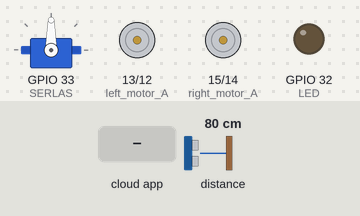
A sketch run on a simulated ESP32. Parts: servo, motor-driver pin pairs drawn as motors (green arrow = first pin HIGH = forward, orange = second pin HIGH = backward, longer = more drive, scaled by the enable pin), output pins drawn as LEDs (lit = HIGH). Inputs (shaded band) come from the test bench; at power-on: distance to the obstacle 80 cm. Random numbers use the default seed unless the sketch sets one; the RemoteXY app is connected.

Above: at 1.2 s.
1.3 s: the phone or cloud app sets select_1 to 1
At 2.02 s:
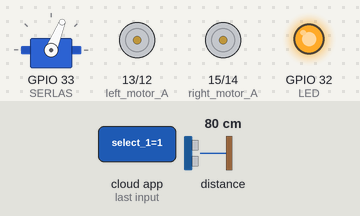
At 4.0 s:
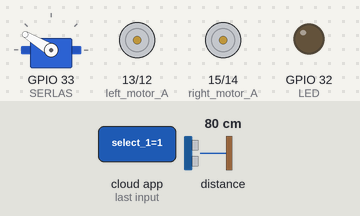
4.3 s: the phone or cloud app sets joystick_1_x to -100
At 6.0 s:
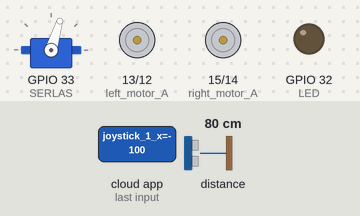
7.3 s: the phone or cloud app sets joystick_1_y to -100
At 9.6 s:
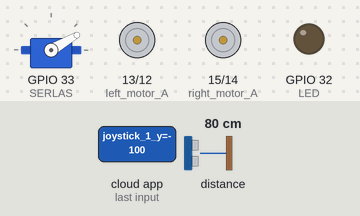
10.3 s: the phone or cloud app sets button_1 to 1
13.3 s: the phone or cloud app sets joystick_1_y to 0
16.3 s: the phone or cloud app sets joystick_1_x to 0
Timing chart, 0 to 24.7 s (numbered marks = the images above; inputs shaded):
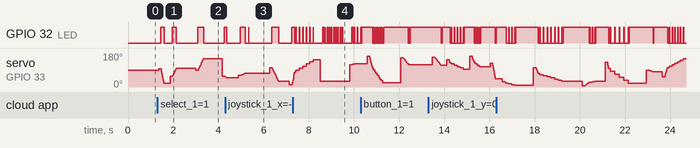

The sketch:

final_project.ino
```cpp
// (licence header left out)
//////////////////////////////////////////////
//        RemoteXY include library          //
//////////////////////////////////////////////

// RemoteXY select connection mode and include library
#define REMOTEXY_MODE__ESP32CORE_WIFI_POINT
#include <WiFi.h>

#include <RemoteXY.h>

// RemoteXY connection settings
#define REMOTEXY_WIFI_SSID "RemoteXY"
#define REMOTEXY_WIFI_PASSWORD "12345678"
#define REMOTEXY_SERVER_PORT 6377


// RemoteXY configurate
#pragma pack(push, 1)
uint8_t RemoteXY_CONF[] =
{ 255, 26, 0, 0, 0, 51, 0, 8, 13, 0,
  5, 52, 8, 21, 30, 30, 2, 26, 31, 3,
  132, 29, 5, 33, 9, 2, 26, 1, 0, 51,
  26, 15, 15, 2, 31, 70, 105, 114, 101, 0,
  4, 160, 64, 44, 30, 9, 2, 26, 7, 5,
  64, 14, 28, 8, 2, 26, 2, 21
};

// this structure defines all the variables of your control interface
struct {

  // input variable
  int8_t joystick_1_x; // =-100..100 x-coordinate joystick position
  int8_t joystick_1_y; // =-100..100 y-coordinate joystick position
  uint8_t select_1; // =0 if select position A, =1 if position B, =2 if position C, ...
  uint8_t button_1; // =1 if button pressed, else =0
  int8_t slider_1; // =-100..100 slider position
  char edit_1[21];  // string UTF8 end zero

  // other variable
  uint8_t connect_flag;  // =1 if wire connected, else =0

} RemoteXY;
#pragma pack(pop)


/////////////////////////////////////////////
//           END RemoteXY include          //
/////////////////////////////////////////////

#define PIN_BUTTON_1 13


#define LED 32
#define SERLAS 33

#include "Adafruit_VL53L0X.h"

Adafruit_VL53L0X lox = Adafruit_VL53L0X();

#include <ESP32Servo.h>
Servo serlas, vert;  // create servo object to control a servo

//define right motor control pins
#define right_motor_A 15
#define right_motor_B 14
#define right_motor_speed 27 //enable pin

//define left motor control pins
#define left_motor_A 13
#define left_motor_B 12
#define left_motor_speed 26 //enable pin

VL53L0X_RangingMeasurementData_t measure;


void fire() {
  digitalWrite(LED, HIGH);
  delay(20);
  digitalWrite(LED, LOW);
}

unsigned long timeShot = 0;
unsigned long timeBurst = 0;
unsigned long serlasTime = 0;


void shot() {

  int timeBetweenShots = random(50, 200);
  int horiStart = random(1, 180);
  int horiEnd = random(1, 180);
  int numShots = random(5, 20);

  int horiChange = (horiEnd - horiStart) / numShots;

    serlas.write(horiStart);

    delay(100);

    int shot = 0;

    while(shot < numShots){
      if(millis()>timeShot){

         serlas.write(horiStart);

         horiStart += horiChange;

         fire();

         timeShot = timeShot + timeBetweenShots;

         shot = shot + 1;

      }
    }

}

double pos = 0;
bool spin = false;
void detect() {
  lox.rangingTest(&measure, false); // pass in 'true' to get debug data printout!
  if (measure.RangeStatus != 4) {  // phase failures have incorrect data
    if (measure.RangeMilliMeter <= 300) {
      fire();
    }
  }
  if (spin) {
    pos = pos + 10;
    if (pos >= 180) {
      spin = false;
    }
  } else {
    pos = pos - 10;
    if (pos <= 0) {
      spin = true;
    }
  }
}

void stopMoving() {
  digitalWrite(right_motor_A, LOW);
  digitalWrite(right_motor_B, LOW);
  digitalWrite(left_motor_A, LOW);
  digitalWrite(left_motor_B, LOW);
}

void forward() {
  digitalWrite(right_motor_A, LOW);
  digitalWrite(right_motor_B, HIGH);
  digitalWrite(left_motor_A, HIGH);
  digitalWrite(left_motor_B, LOW);
  //    analogWrite(left_motor_speed, 255 * perY);
  //    analogWrite(right_motor_speed, 255 * perY);
}

void right() {
  digitalWrite(right_motor_A, LOW);
  digitalWrite(right_motor_B, LOW);
  digitalWrite(left_motor_A, HIGH);
  digitalWrite(left_motor_B, LOW);
  //    analogWrite(left_motor_speed, 255 * perX);
  //    analogWrite(right_motor_speed, (255 * perX) / 2);
}

void left() {
  digitalWrite(right_motor_A, LOW);
  digitalWrite(right_motor_B, HIGH);
  digitalWrite(left_motor_A, LOW);
  digitalWrite(left_motor_B, LOW);
  //    analogWrite(right_motor_speed, 255 * perX);
  //    analogWrite(left_motor_speed, (255 * perX) / 2);
}

void backwards() {
  digitalWrite(right_motor_A, HIGH);
  digitalWrite(right_motor_B, LOW);
  digitalWrite(left_motor_A, LOW);
  digitalWrite(left_motor_B, HIGH);
  //    analogWrite(left_motor_speed, 255 * perY);
  //    analogWrite(right_motor_speed, 255 * perY);
}

void Wheel (int y , int x) // v = motor speed, motor = pointer to an array of pins
{
  double perX = abs(x / 100.0);
  double perY = abs(y / 100.0);
  int negX = -1 * x;
  int test1 = perX * 255;
  int test2 = perX * 255;
  if (x == 0 && y == 0) {
    stopMoving();
  }
  //foward
  else if (y >= x && y >= negX) {
    forward();
  }
  //backwards
  else if (y <= x && y <= negX) {
    backwards();
  }
  //right
  else if (y < x && y > negX) {
    right();
  }
  //left
  else if (y > x && y < negX) {
    left();
  }
}

bool moveLeft = false;
bool moveForward = false;
bool moveRight = false;
bool moveBack = false;
int ranDirection = random(1, 2);
unsigned int moveTimeout = millis();

void autoDrive() {
  if (moveTimeout < millis() ) {
    ranDirection = random(1, 3);
    moveTimeout = millis() + 3000;
  }
  serlas.write(90);
  Serial.println(measure.RangeMilliMeter);
  lox.rangingTest(&measure, false); // pass in 'true' to get debug data printout!
  if (measure.RangeStatus != 4) {  // phase failures have incorrect data
    if (measure.RangeMilliMeter <= 500) {
      moveForward = false;
      if (ranDirection == 1) {
        moveRight = true;
      }
      if (ranDirection == 2) {
        moveLeft = true;
      }
    }
    if (measure.RangeMilliMeter > 500) {
      moveForward = true;
      moveRight = false;
      moveLeft = false;
    }
    if (measure.RangeMilliMeter < 100) {
      moveForward = false;
      moveRight = false;
      moveLeft = false;
      moveBack = true;
    }
    Serial.print("randirection ");
    Serial.println(ranDirection);
  }
  delay(100);
  if (moveForward) {
    forward();
    Serial.println("foward...");
  }
  else if (moveRight) {
    right();
    Serial.println("right...");
  }
  else if (moveLeft) {
    left();
    Serial.println("left...");
  }
  else if (moveBack) {
    backwards();
    Serial.println("back...");
  } else {
    stopMoving();
    Serial.println("im not moving");
  }
}

void setup()
{
  Serial.begin(9600);

  RemoteXY_Init ();


  // TODO you setup code

  pinMode(LED, OUTPUT);
  serlas.attach(SERLAS);
  RemoteXY.slider_1 = 0;
  pinMode (right_motor_A, OUTPUT);
  pinMode (right_motor_B, OUTPUT);
  pinMode (left_motor_A, OUTPUT);
  pinMode (left_motor_B, OUTPUT);
  pinMode (right_motor_speed, OUTPUT);
  pinMode (left_motor_speed, OUTPUT);
  lox.begin();
}

void loop()
{

    RemoteXY_Handler ();


    strcpy(RemoteXY.edit_1, "Nothing");

    double serDegree = RemoteXY.slider_1 * 0.9;

    if (RemoteXY.select_1 == 0) {
      serlas.write(90 - serDegree);
    }

    if (RemoteXY.select_1 == 2) {
      serlas.write(pos);
      detect();
    } else {
      pos = 0;
    }

    lox.rangingTest(&measure, false);  //pass in 'true' to get debug data printout!
    if (measure.RangeStatus != 4) {   //phase failures have incorrect data
      if (measure.RangeMilliMeter <= 300) {
        strcpy(RemoteXY.edit_1, "ALERT!");
      }
    }

    digitalWrite(LED, (RemoteXY.button_1 == 0) ? LOW : HIGH);

    if (RemoteXY.select_1 == 1) {
      int timeBetweenBursts = random(200, 1000);

      if (millis() > timeBurst) {
        shot();
        timeBurst = millis() + timeBetweenBursts;
      }

    }

    if (RemoteXY.select_1 == 3) {
      autoDrive();
    } else {
      Wheel(RemoteXY.joystick_1_y , RemoteXY.joystick_1_x);
    }
}
```

Measured:
- after the input at 1.3 s, GPIO 32 (LED): goes HIGH 0.14 s, LOW 0.37 s, HIGH 0.18 s, LOW 0.95 s, HIGH 0.26 s, LOW 0.91 s, then HIGH, starting after 0.15 s
